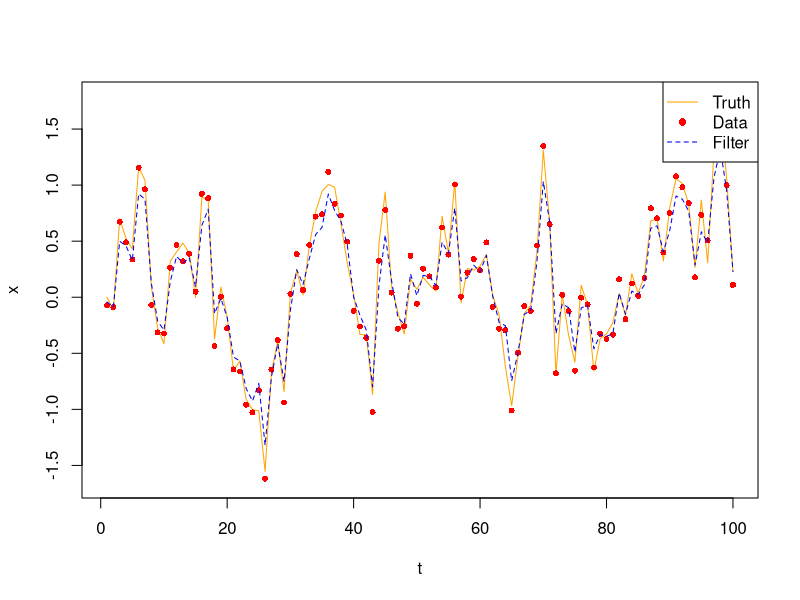

This chart was generated by the following R code:

##### Section 4.3.2 Ensemble Kalman Filter


### Parameters

n <- 100 # sample size
H <- 1   # Data covariate

true.R <- 0.1 # Data Variance
true.Q <- 0.5 # Parameter Autoregressive Variance
true.M <- 0.7 # AR-1 Term

R <- 0.1
Q <- 0.5
M <- 0.7


### Generating Simulated Data

set.seed(123)
nu <- rnorm(n, 0, true.Q)
x <- rep(NA, n)
x[1] <- 0

for (t in 2:n) {
  x[t] <- (true.M)*x[t-1] + nu[t]
}

epsilon <- rnorm(n, 0, true.R)
y <- H * x + epsilon

# remove <- c(40:43,80:83)
# remove <- 30:43

# y[remove] <- NA




### Defining functions

forward.evolution <- function(prev.filter.x) {
  # Takes in previous analysis/filter value (from MC) and updates it to return
  # next forecast value.
  
  m <- length(prev.filter.x)
  forcast.x <- M*prev.filter.x + rnorm(m, 0, Q)
  return(forcast.x)
}

get.forcast.Pt <- function(forcast.x) {
  # Gets the sample variance of forcasts.x to get sample P.
  
  forcast.Pt <- var(forcast.x)
  return(forcast.Pt)
}


filter.update <- function(forcast.x, forcast.Pt, y) {
  # Takes in current forcast value and uses Kalman filter update equations to 
  # give sampled filter/analysis value.
  
  m <- length(forcast.x)
  K <- forcast.Pt * H * (H * forcast.Pt * H + R)^(-1)
  
  filter.x <- forcast.x + K * (y + rnorm(m,0,R) - H*forcast.x)
  return(filter.x)
}






### The filtering

m <- 100

filter.x <- matrix(NA, nrow = m, ncol = n+1)
forcast.x <- matrix(NA, nrow = m, ncol = n+1)
filter.x[,1] <- rnorm(m, 0, Q)

for (t in 2:(n+1)) {
  forcast.x[,t] <- forward.evolution(filter.x[,(t-1)])
  P <- get.forcast.Pt(forcast.x[,t])
  filter.x[,t] <- filter.update(forcast.x[,t], P, y[t-1])
}


filter.x.mean <- apply(filter.x, 2, mean)
filter.x.mean <- filter.x.mean[-1]




plot(x, col = 'orange', type = 'l', ylim = c(min(x)-0.1, max(x)+0.1), xlab = 't')
points(y, col = 'red', cex = 0.8, pch = 16)
lines(filter.x.mean, col = "blue2", lty = 2)
legend("topright", legend = c("Truth", "Data", "Filter"),
       lty = c(1, NA, 2),
       pch = c(NA, 16, NA),
       col = c("orange", "red", "blue2"))

















